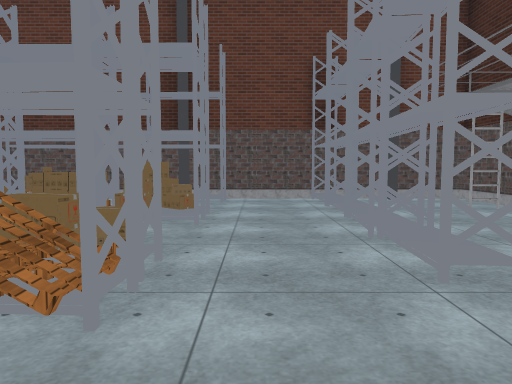
View 1 (above)

24 first-person views from a walk through a Unity game level. The camera is 1.4 m above the floor, tilts 4° down and sees 70° across. Doors are open. The floor is counted in squares, 2 m on a side. Each view is taken from the middle of a square. On the plan, view 1 faces up. The plan holds only what a view shows up to about 11 squares ahead; the rest is blank. The place goes on beyond the plan. Some surface patterns are stand-ins.

View 2
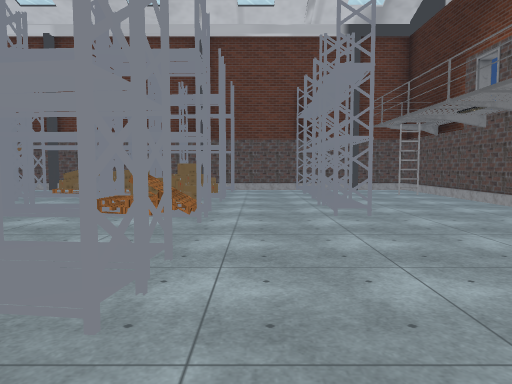

View 3
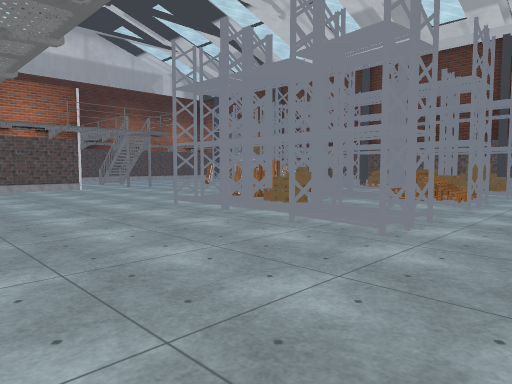

View 4
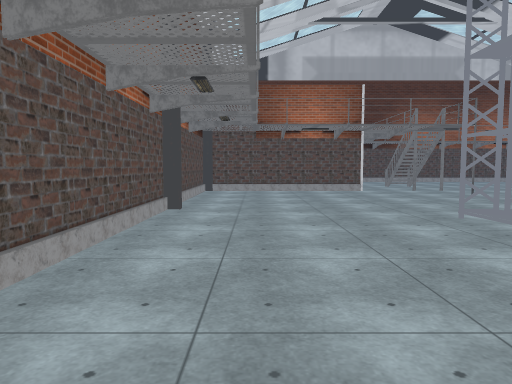

View 5
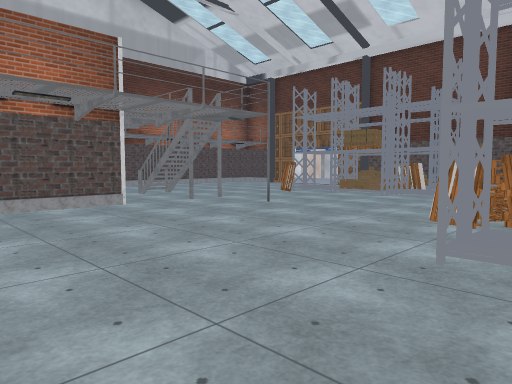

View 6
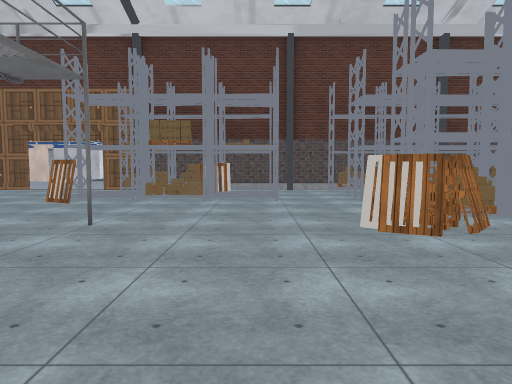

View 7
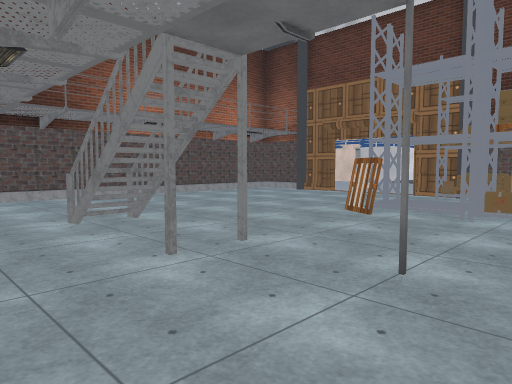

View 8
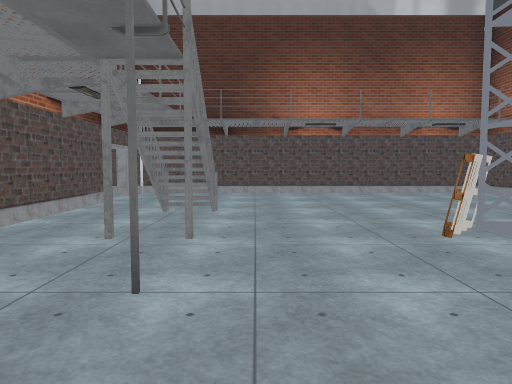

View 9
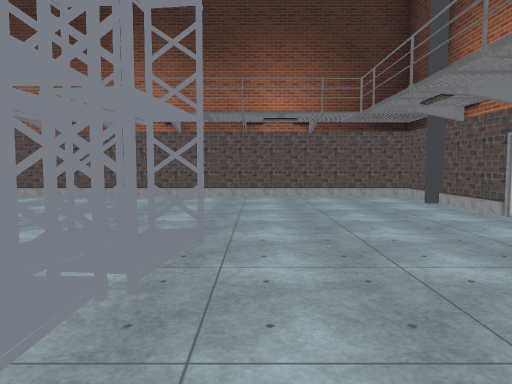

View 10
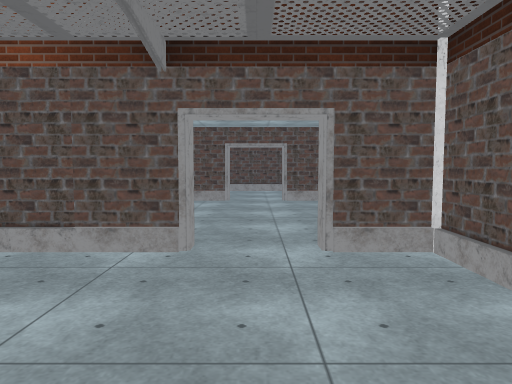

View 11
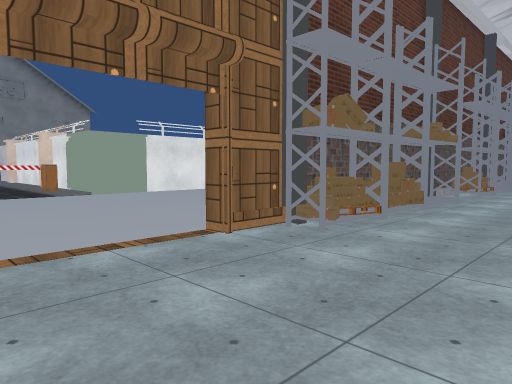

View 12
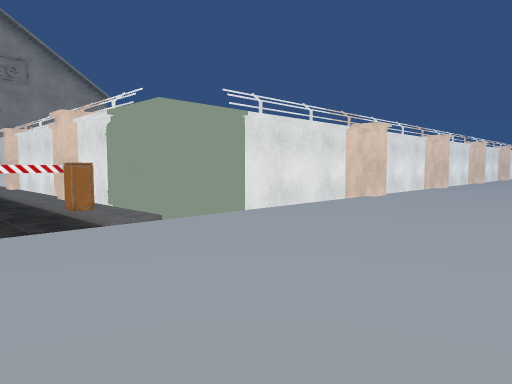

View 13
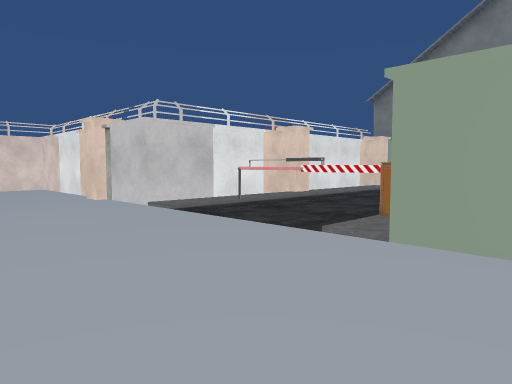

View 14
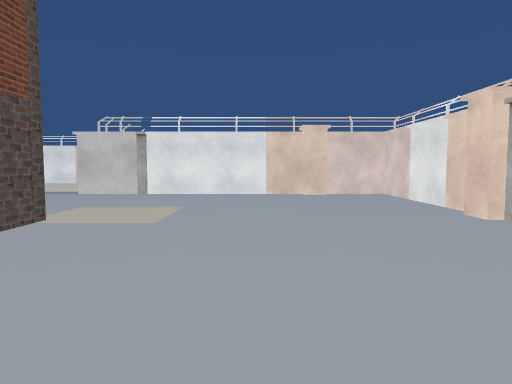

View 15
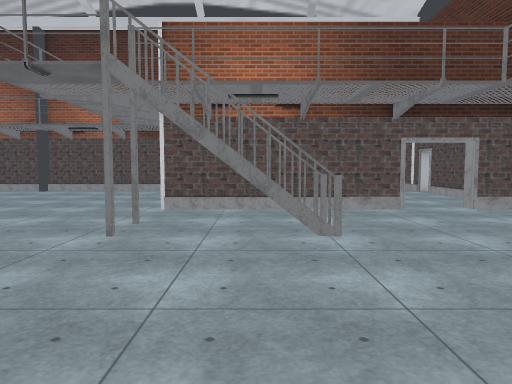

View 16
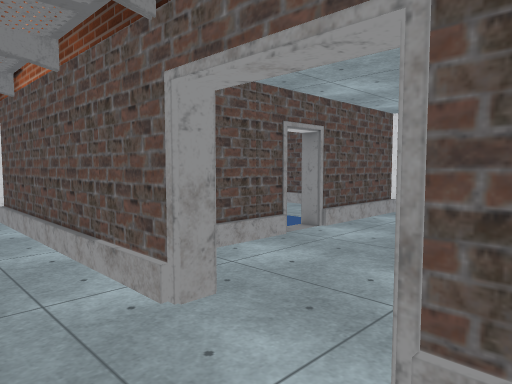

View 17
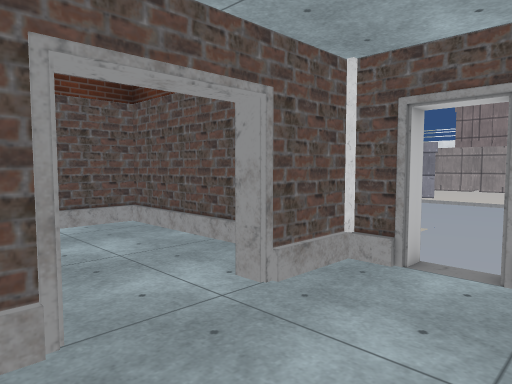

View 18
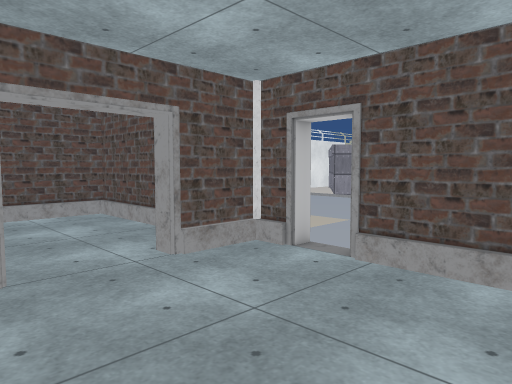

View 19
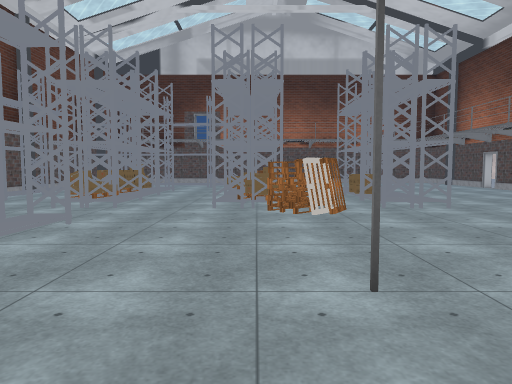

View 20
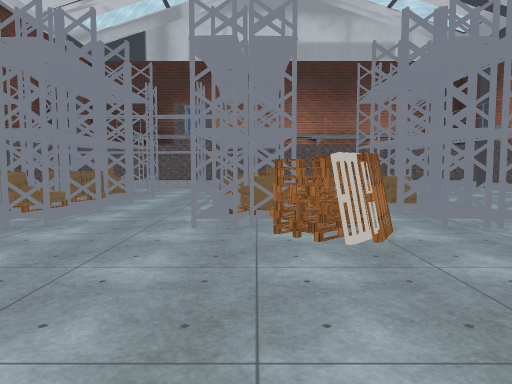

View 21
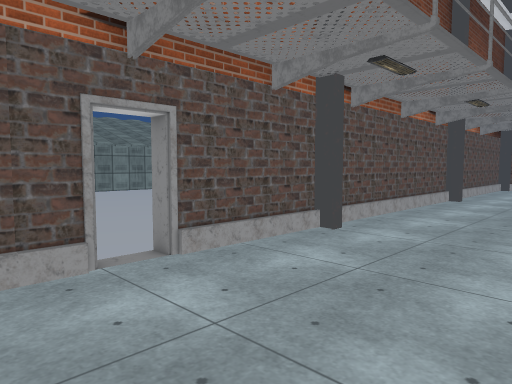

View 22
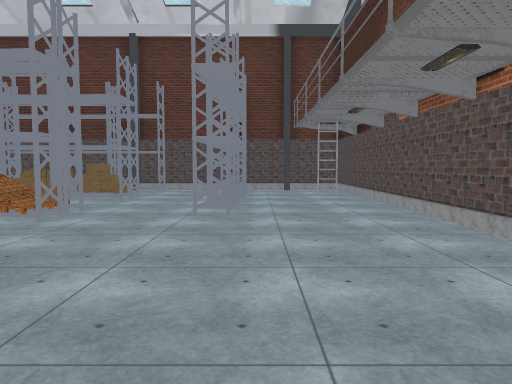

View 23
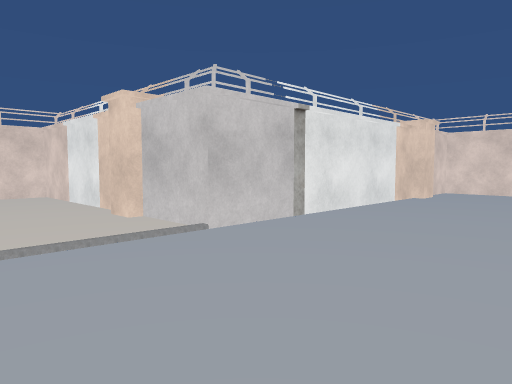

View 24
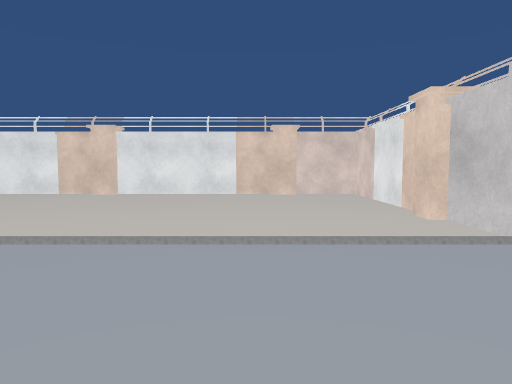

### Floor plan
Points are (right, up) in squares from view 1. A wall is a line through its corners. A room is listed if a view was taken in it or the views show most of it. See-through windows are left out.
Room 1 (views 1, 2, 3, 4, 5, 6, 7, 8, 9, 10, 11, 12, 13, 14, 15, 16, 19, 20, 21, 22, 23, 24)
walls: (-1.5, -5.5) (0.5, -5.5); (-14.4, -1.4) (-14.4, -1) (-10.5, -1) (-10.5, -5.5) (-2, -5.5); (1, -5.5) (2.9, -5.5) (2.9, -5.1); (-1.6, 8) (-8.6, 8); (-10.5, 8) (-11.6, 8); (0.6, 8) (-1.5, 8); (3.5, -5.5) (4.5, -5.5) (4.5, 8) (3, 8); (-14, 8.4) (-14, 8) (-14.8, 8); (2.9, 8) (2.4, 8); (-15.5, 8) (-16.5, 8); (-16.5, 7.5) (-16.5, -1) (-15.6, -1) (-15.6, -1.4); (-16.5, 8.3) (-15.9, 8.3); (-3.4, -13.3) (-2, -13.3); (-5.9, 14.3) (-8.6, 14.3); (-1.6, 14.3) (-4.1, 14.3); (-10.5, 16.4) (-10.5, 17.3); (-22.6, 6.3) (-23.4, 6.3); (-10.7, 17.2) (-10.7, 17.9); (-17.6, 14.3) (-21.2, 14.3) (-21.2, 12.8); (-23.7, 6.5) (-27.2, 6.5) (-27.2, 0.5); (-21.2, 11.5) (-21.2, 6.5) (-22.7, 6.5); (-15, 18.3) (-15, 14.3) (-16.2, 14.3); (-27.2, -0.4) (-27.2, -2.5)
ways out: opening at (-15, -1) to room 2; open door at (-16.5, -5) to room 2; open door at (-16, -1) to room 2; open door at (-14, -1) to room 2; open door at (-10.5, -5); open door at (1, -6); open door at (5, 5)
objects: other object (-27, 0); other object (-27, 5); container (-26, -8) to (-26, -6); other object (-21, 12); other object (-17, 8); other object (-17, 14); other object (-14, 16) to (-11, 16); pallet (-12, 4); other object (-11, 4); box (-11, 7); other object (-10, 5); pallet (-10, 8); other object (-10, 15) to (-9, 16); box (-9, 4); other object (-9, 5); box (-9, 6); box (-9, 7); other object (-9, 8); other object (-8, 4); pallet (-8, 5) to (-8, 6); other object (-8, 7); other object (-7, 5); other object (-7, 7); pallet (-6, 1); other object (-5, -1) to (-4, -1); other object (-5, 0); pallet (-5, 1); pallet (-5, 2); other object (-5, 5); other object (-5, 7); other object (-5, 14); pallet (-4, 1); pallet (-4, 2); box (-4, 5); pallet (-4, 8); box (-3, -1); box (-3, 0); box (-3, 1); other object (-3, 2); pallet (-3, 5); other object (-3, 7); other object (-2, -1); box (-2, 0); pallet (-2, 1); other object (-2, 2); other object (-2, 3); box (-2, 5) to (-1, 5); other object (-2, 6); other object (-1, -1); box (-1, 1); box (-1, 2); box (-1, 3); box (-1, 4); box (-1, 6); other object (-1, 7); pallet (0, 2); other object (0, 5); other object (1, 2); other object (1, 4) to (2, 5); other object (1, 8) to (2, 8); ladder (4, 6)
Room 2 (views 17, 18)
walls: (-14.5, -5.5) (-13.5, -5.5) (-13.5, -3.5); (-16.5, -5) (-16.5, -5.5) (-15.5, -5.5); (-13.5, -3) (-13.5, -2); (-16.3, -6.5) (-16.3, -8.5) (-14.2, -8.5); (-16.5, -1.5) (-16.5, -4.5)
ways out: opening at (-15, -1) to room 1; open door at (-16.5, -5) to room 1; open door at (-16, -1) to room 1; open door at (-14, -1) to room 1; open door at (-14, -5); open door at (-13, -3)

Where each view was taken, in squares from view 1:
view 1: 0 up, 0 right, facing up
view 2: 3 down, 0 right, facing up
view 3: 5 down, 1 right, facing up-left
view 4: 4 down, 0 right, facing left
view 5: 4 down, 4 left, facing up-left
view 6: 3 down, 7 left, facing up
view 7: 1 down, 8 left, facing up-left
view 8: 2 up, 7 left, facing left
view 9: 2 down, 4 left, facing right
view 10: 2 up, 15 left, facing down
view 11: 5 up, 14 left, facing up-right
view 12: 10 up, 13 left, facing up-right
view 13: 11 up, 9 left, facing up-left
view 14: 11 up, 12 left, facing left
view 15: 5 up, 12 left, facing down
view 16: 0 up, 16 left, facing down-right
view 17: 4 down, 14 left, facing down-left
view 18: 3 down, 14 left, facing down-left
view 19: 2 up, 11 left, facing right
view 20: 2 up, 9 left, facing right
view 21: 3 down, 2 right, facing down-left
view 22: 3 down, 2 right, facing up
view 23: 4 up, 18 left, facing up-left
view 24: 4 up, 18 left, facing left
